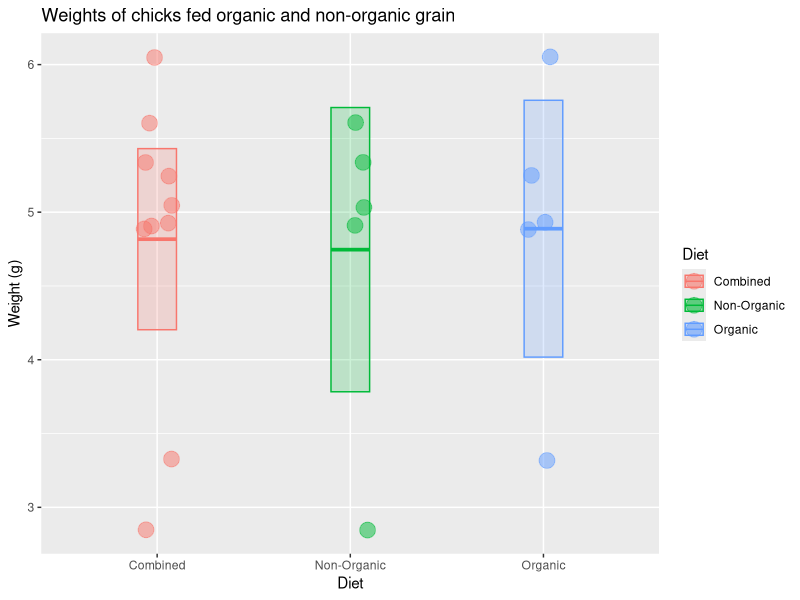

The R script that drew this image: (Note: this script raises an error after producing the figure.)
## ---- chunk 1
x <- c(6.05, 4.89, 3.32, 4.93, 5.25, 5.04, 4.91, 2.84, 5.60, 5.34)
x
## ---- chunk 2
mean(x)
median(x)
sd(x)

## ---- chunk 3
n <- length(x) # sample size
n
sem <- sd(x) / sqrt(n)
sem

## ---- chunk 4
c(mean(x) + 1.96 * sem, mean(x) - 1.96 * sem)
## ---- chunk 5

library(tidyverse)

# check to make sure you did the part above correctly
# if not, generate some fake x data
if (!exists("x") | !is.numeric(x) | !length(x) == 10) x <- rep(1, 10)

# put the chick data into a data frame
chick_data <-
  tibble::tibble(
    diet = rep(c("Combined", "Combined", "Organic", "Non-Organic"), each = 5),
    weight = c(x, x)
  )

# summarize the chick weights by diet
chick_summary <-
  chick_data %>% 
  group_by(diet) %>% 
  summarize(
    mean = mean(weight),
    median = median(weight),
    sd = sd(weight),
    n = n(),
    sem = sd / sqrt(n),
    upper = mean + 1.96 * sem,   # upper confidence limit
    lower = mean - 1.96 * sem,   # lower confidence limit
    .groups = "drop"
  )

# plot chick weights
ggplot(chick_data, aes(x = diet, y = weight, color = diet, fill = diet)) +
  geom_jitter(size = 5, shape = 21, alpha = 0.5, width = 0.1) +
  geom_crossbar(
    mapping = aes(ymin = lower, ymax = upper, y = mean), 
    data = chick_summary,
    width = 0.2, alpha = 0.2
  ) +
  labs(
    title = "Weights of chicks fed organic and non-organic grain",
    x = "Diet",
    color = "Diet",
    fill = "Diet",
    y = "Weight (g)"
  )

## ---- chunk 6
sessioninfo::session_info()
